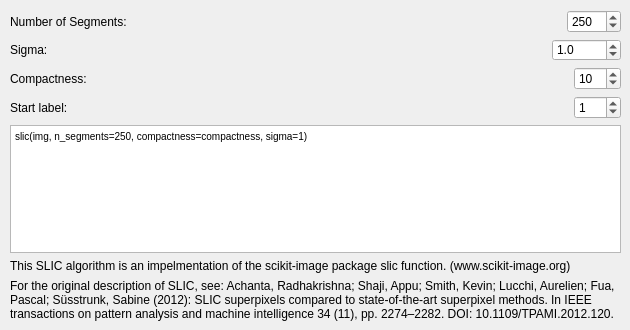
    <widget class="QWidget" name="tab_slic">
     <attribute name="title">
      <string>SLIC</string>
     </attribute>
     <widget class="QWidget" name="verticalLayoutWidget">
      <property name="geometry">
       <rect>
        <x>10</x>
        <y>10</y>
        <width>611</width>
        <height>311</height>
       </rect>
      </property>
      <layout class="QVBoxLayout" name="verticalLayout">
       <item>
        <layout class="QHBoxLayout" name="horizontalLayout_2">
         <item>
          <widget class="QLabel" name="lb_nSegments">
           <property name="text">
            <string>Number of Segments:</string>
           </property>
          </widget>
         </item>
         <item>
          <spacer name="horizontalSpacer">
           <property name="orientation">
            <enum>Qt::Horizontal</enum>
           </property>
           <property name="sizeHint" stdset="0">
            <size>
             <width>40</width>
             <height>20</height>
            </size>
           </property>
          </spacer>
         </item>
         <item>
          <widget class="QgsSpinBox" name="spin_nSegments_slic">
           <property name="maximum">
            <number>5000</number>
           </property>
           <property name="value">
            <number>250</number>
           </property>
           <property name="clearValue">
            <bool>true</bool>
           </property>
           <property name="expressionsEnabled">
            <bool>true</bool>
           </property>
          </widget>
         </item>
        </layout>
       </item>
       <item>
        <layout class="QHBoxLayout" name="horizontalLayout_4">
         <item>
          <widget class="QLabel" name="label_9">
           <property name="text">
            <string>Sigma:</string>
           </property>
          </widget>
         </item>
         <item>
          <spacer name="horizontalSpacer_2">
           <property name="orientation">
            <enum>Qt::Horizontal</enum>
           </property>
           <property name="sizeHint" stdset="0">
            <size>
             <width>40</width>
             <height>20</height>
            </size>
           </property>
          </spacer>
         </item>
         <item>
          <widget class="QgsDoubleSpinBox" name="spin_sigma_slic">
           <property name="minimumSize">
            <size>
             <width>69</width>
             <height>22</height>
            </size>
           </property>
           <property name="decimals">
            <number>1</number>
           </property>
           <property name="maximum">
            <double>100.000000000000000</double>
           </property>
           <property name="value">
            <double>1.000000000000000</double>
           </property>
          </widget>
         </item>
        </layout>
       </item>
       <item>
        <layout class="QHBoxLayout" name="horizontalLayout_3">
         <item>
          <widget class="QLabel" name="label_8">
           <property name="text">
            <string>Compactness:</string>
           </property>
          </widget>
         </item>
         <item>
          <spacer name="horizontalSpacer_3">
           <property name="orientation">
            <enum>Qt::Horizontal</enum>
           </property>
           <property name="sizeHint" stdset="0">
            <size>
             <width>40</width>
             <height>20</height>
            </size>
           </property>
          </spacer>
         </item>
         <item>
          <widget class="QgsSpinBox" name="spin_compactness_slic">
           <property name="maximum">
            <number>100</number>
           </property>
           <property name="value">
            <number>10</number>
           </property>
           <property name="clearValue">
            <bool>true</bool>
           </property>
          </widget>
         </item>
        </layout>
       </item>
       <item>
        <layout class="QHBoxLayout" name="horizontalLayout_5">
         <item>
          <widget class="QLabel" name="label_10">
           <property name="text">
            <string>Start label:</string>
           </property>
          </widget>
         </item>
         <item>
          <spacer name="horizontalSpacer_4">
           <property name="orientation">
            <enum>Qt::Horizontal</enum>
           </property>
           <property name="sizeHint" stdset="0">
            <size>
             <width>40</width>
             <height>20</height>
            </size>
           </property>
          </spacer>
         </item>
         <item>
          <widget class="QgsSpinBox" name="spin_startLabel_slic">
           <property name="maximum">
            <number>100</number>
           </property>
           <property name="value">
            <number>1</number>
           </property>
           <property name="showClearButton">
            <bool>true</bool>
           </property>
           <property name="clearValue">
            <bool>true</bool>
           </property>
          </widget>
         </item>
        </layout>
       </item>
       <item>
        <spacer name="verticalSpacer">
         <property name="orientation">
          <enum>Qt::Vertical</enum>
         </property>
         <property name="sizeHint" stdset="0">
          <size>
           <width>20</width>
           <height>40</height>
          </size>
         </property>
        </spacer>
       </item>
       <item>
        <widget class="QTextEdit" name="textEdit_4">
         <property name="html">
          <string>&lt;!DOCTYPE HTML PUBLIC &quot;-//W3C//DTD HTML 4.0//EN&quot; &quot;http://www.w3.org/TR/REC-html40/strict.dtd&quot;&gt;
&lt;html&gt;&lt;head&gt;&lt;meta name=&quot;qrichtext&quot; content=&quot;1&quot; /&gt;&lt;style type=&quot;text/css&quot;&gt;
p, li { white-space: pre-wrap; }
&lt;/style&gt;&lt;/head&gt;&lt;body style=&quot; font-family:'MS Shell Dlg 2'; font-size:7.8pt; font-weight:400; font-style:normal;&quot;&gt;
&lt;p style=&quot; margin-top:12px; margin-bottom:12px; margin-left:0px; margin-right:0px; -qt-block-indent:0; text-indent:0px;&quot;&gt;&lt;span style=&quot; font-family:'Courier New';&quot;&gt;slic(img, n_segments=250, compactness=compactness, sigma=1)&lt;/span&gt;&lt;/p&gt;&lt;/body&gt;&lt;/html&gt;</string>
         </property>
        </widget>
       </item>
       <item>
        <widget class="QLabel" name="label_12">
         <property name="text">
          <string>This SLIC algorithm is an impelmentation of the scikit-image package slic function. (www.scikit-image.org)</string>
         </property>
        </widget>
       </item>
       <item>
        <widget class="QLabel" name="label_13">
         <property name="text">
          <string>For the original description of SLIC, see: Achanta, Radhakrishna; Shaji, Appu; Smith, Kevin; Lucchi, Aurelien; Fua, Pascal; Süsstrunk, Sabine (2012): SLIC superpixels compared to state-of-the-art superpixel methods. In IEEE transactions on pattern analysis and machine intelligence 34 (11), pp. 2274–2282. DOI: 10.1109/TPAMI.2012.120.</string>
         </property>
         <property name="wordWrap">
          <bool>true</bool>
         </property>
         <property name="openExternalLinks">
          <bool>true</bool>
         </property>
        </widget>
       </item>
      </layout>
     </widget>
    </widget>
